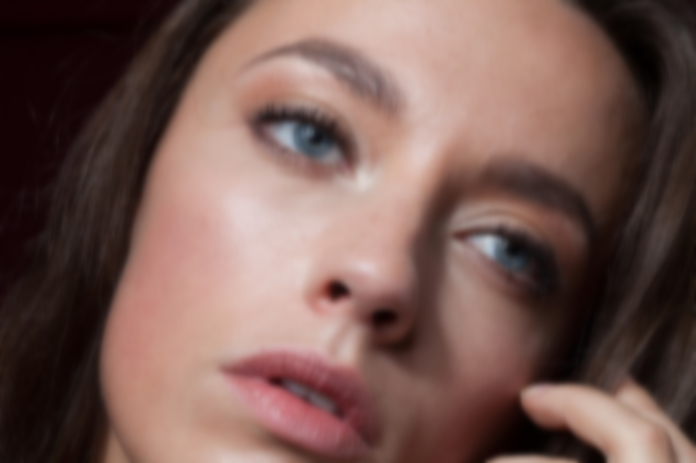
#> input picture CVPR/Homework1/2D_Gauss_Filter/8_blur.jpeg, 696 x 463 px
$ python 1_3.py   (older library calls are emulated)
#> lines starting #> are read from the running program, lines starting #| are printed output that depends on the picture
import numpy as np
def gauss_high_pass_filter(source, center, radius=5):
    """
    create gaussian high pass filter
    param: source: input, source image
    param: center: input, the center of the filter, where is the lowest value, (0, 0) is top left corner, source.shape[:2] is
                   center of the source image
    param: radius: input, the radius of the lowest value, greater value, bigger blocker out range, if the radius is 0, then all
                   value is 1
    return a [0, 1] value filter
    """
    M, N = source.shape[1], source.shape[0]

    u = np.arange(M)
    v = np.arange(N)

    u, v = np.meshgrid(u, v)

    D = np.sqrt((u - center[1]//2)**2 + (v - center[0]//2)**2)
    D0 = radius

    if D0 == 0:
        kernel = np.ones(source.shape[:2], dtype=np.float)
    else:
        kernel = 1 - np.exp(- (D**2)/(D0**2))
    return kernel

# 使用高能滤波和阈值处理增强图像
import cv2
import numpy as np
import matplotlib.pyplot as plt

img_finger = cv2.imread('8_blur.jpeg', 0) #直接读为灰度图像
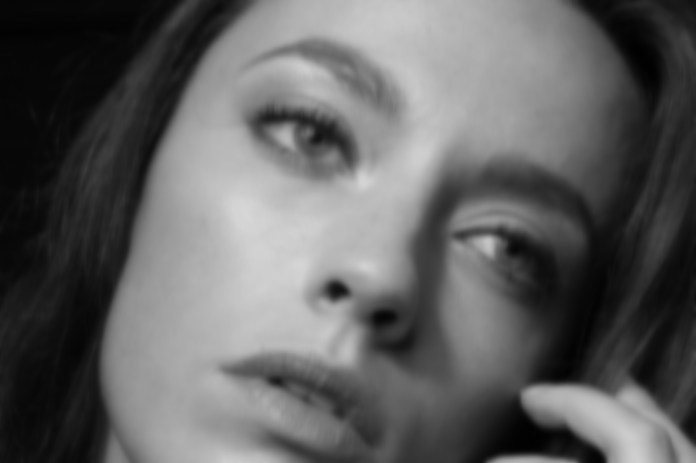
#> img_finger: shape (463, 696); min 1, max 214, mean 96.5

plt.figure(figsize=(15, 12))
plt.subplot(221),plt.imshow(img_finger,'gray'),plt.title('origial')

#--------------------------------
fft = np.fft.fft2(img_finger)
fft_shift = np.fft.fftshift(fft)
amp_img = np.abs(np.log(1 + np.abs(fft_shift)))
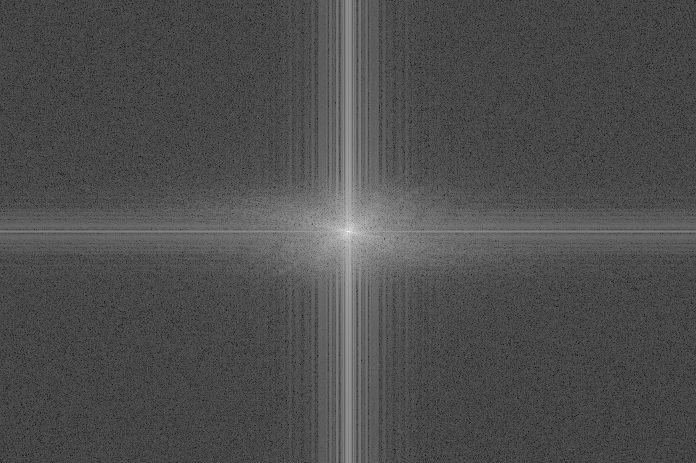
#> amp_img: shape (463, 696) float64; min 0.271, max 17.25, mean 5.52; drawn with min black and max white
plt.subplot(222),plt.imshow(amp_img,'gray'),plt.title('FFT')

#--------------------------------
BHPF = gauss_high_pass_filter(img_finger, img_finger.shape, radius=30)
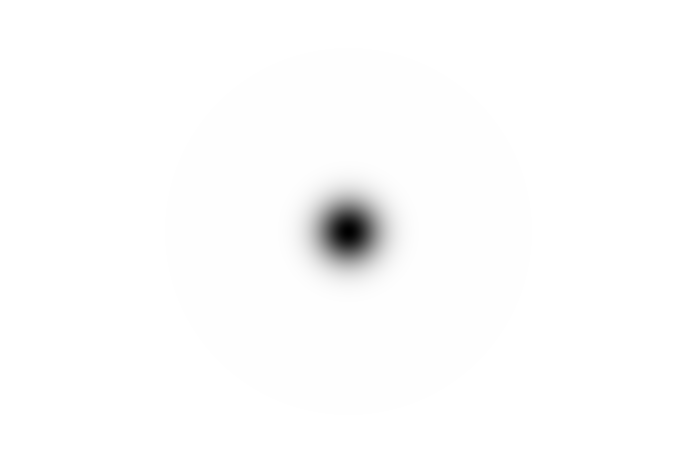
#> BHPF: shape (463, 696) float64; min 0, max 1, mean 0.991
plt.subplot(223),plt.imshow(BHPF,'gray'),plt.title('BHPF')

#--------------------------------
f1shift = fft_shift * BHPF
f2shift = np.fft.ifftshift(f1shift) #对新的进行平移
img_back = np.fft.ifft2(f2shift)


# 出来的是复数，无法显示
img_new = np.abs(img_back)
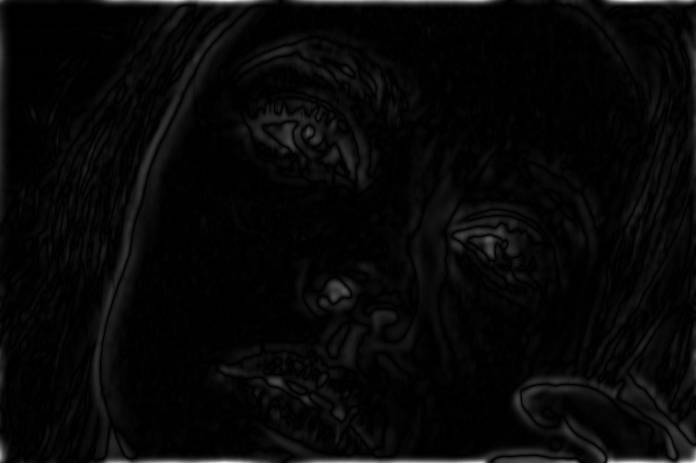
#> img_new: shape (463, 696) float64; min 9.28e-06, max 91.95, mean 2.9; drawn with min black and max white

# 调整大小范围便于显示
img_new = (img_new-np.amin(img_new))/(np.amax(img_new)-np.amin(img_new))
plt.subplot(224),plt.imshow(img_new,'gray'),plt.title('After BHPF')

plt.tight_layout()
plt.show()

# [14 lines of commented-out code are left out]
